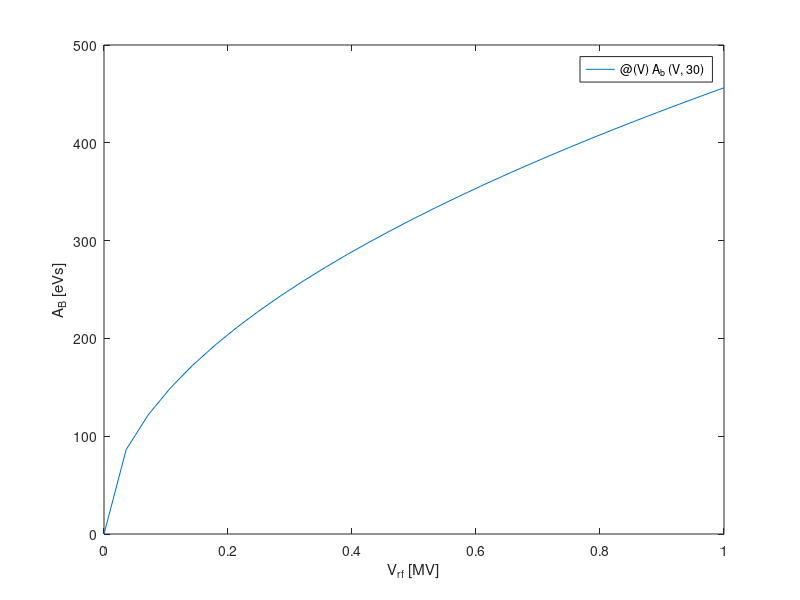
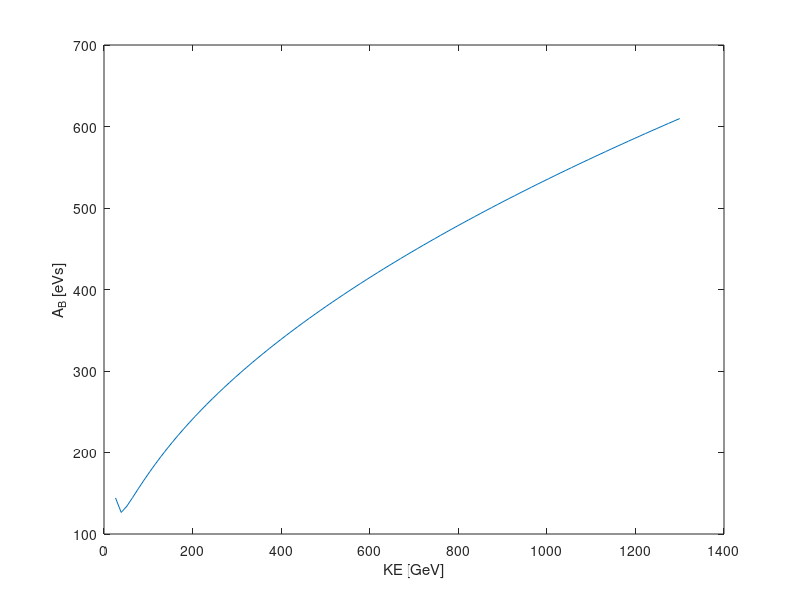

The MATLAB source for these figures, in order:
%% Considerations for RF Voltage
% Aimee Ross
%
% Script to establish lower bound for rf voltage for scSPS based on bucket
% area considerations.
%
% Using equation from S.Y.Lee Section II.2:
% 
% $$A_{B}=16\sqrt{\frac{\beta^2EeV}{2\pi\omega_{0}^{2}h\left|\eta\right|}}a_{b}(\phi_{s})$$
% 

%% Bucket area calculations
% To determine a lower bound on voltage across rf cavity for scSPS
%Can change between injection and extraction energy (change first input
%only)
KE = 26e9; %eV
c=2.998e8; %m/s
e=1.6e-19; %C
m = 0.938e9; %eV
E=KE+m; %eV
gamma = E/m;
beta = sqrt(1-1/gamma^2);
circumference = 6.9e3; %m
R_0 = circumference/(2*pi); %radius of SPS in m
omega_0 = beta*c/R_0; %revolution frequency
h = 11052; %harmonic number based on python cavity calulations (rf freq = 480MHz)
gamma_tr = 22.8; %from https://accelconf.web.cern.ch/AccelConf/IPAC2011/papers/mops012.pdf

eta = 1/gamma_tr^2 - 1/gamma^2; %slippage factor at injection

a_b = @(phi_s) (1-sind(phi_s))/(1+sind(phi_s)); %for phi_s synchrotron phase in degrees
%Y = @(phi_s) sqrt(abs(cosd(phi_s)-((pi-2*phi_s*pi/180)/2)*sind(phi_s)));
%%for phi_s synchrotron phase in degrees - for height, not required

A_b = @(V, phi_s) 16*sqrt((beta^2*E*V*1e6)/(2*pi*omega_0^2*h*abs(eta)))*a_b(phi_s); %for V in MV, E in eV, gives result in eVs

%Choose phi_s=30 degrees (arbitrary, can be changed)
A_b = @(V) A_b(V,30); %output in eVs, for V in MV

%Plot of bucket area at chosen synchronous phase
figure
fplot(A_b, [0 1])
xlabel('V_{rf} [MV]');
ylabel('A_{B} [eVs]');

%Plot of bucket area at chosen synchronous phase
figure
fplot(A_b, [0 0.01])
xlabel('V_{rf} [MV]');
ylabel('A_{B} [eVs]');

%%
% Longitudinal emittance (2 sigma) at 26GeV = 0.35eVs, at 1.3TeV = 0.85eVs.
% Expect to use voltage >~1MV/m for time to accelerate beam to top energy.
% Easily above lower bound constraint from longitudinal emittance (sub 1MV).
% Therefore, stronger constraint on rf voltage is that required for acceleration in cycle time.

%% Bucket area evolution over acceleration
%scan bucket area from minimum to maximum energy at fixed rf voltage (first
%input to change only)
V = 0.1; %MV/m
c=2.998e8; %m/s
e=1.6e-19; %C
KE = linspace(26e9,1.3e12,100); %eV
m = 0.938e9; %eV
E=KE+m; %eV
gamma = E./m;
beta = sqrt(1-1./gamma.^2);
circumference = 6.9e3; %m
R_0 = circumference/(2*pi); %radius of SPS in m
omega_0 = beta.*c./R_0; %revolution frequency
h = 11052; %harmonic number based on python cavity calulations (rf freq = 480MHz)
gamma_tr = 22.8; %from https://accelconf.web.cern.ch/AccelConf/IPAC2011/papers/mops012.pdf

eta = 1/gamma_tr^2 - 1./gamma.^2; %slippage factor at injection

a_b = @(phi_s) (1-sind(phi_s))/(1+sind(phi_s)); %for phi_s synchrotron phase in degrees
A_b = @(V, phi_s) 16.*sqrt((beta.^2.*E.*V.*1e6)./(2.*pi.*omega_0.^2.*h.*abs(eta))).*a_b(phi_s); %for V in MV, E in eV, gives result in eVs

%Choose phi_s=30 degrees (arbitrary, can be changed)
A_b = A_b(V,30); %output in eVs, for V in MV

%Plot of bucket area with kinetic energy at chosen rf voltage
plot(KE*1e-9,A_b)
xlabel('KE [GeV]');
ylabel('A_{B} [eVs]');

%%
% Shows that stronger bucket area constraint comes from injection energy rather than extraction. Can use this script to check bucket area evolution when rf
% voltage is chosen
